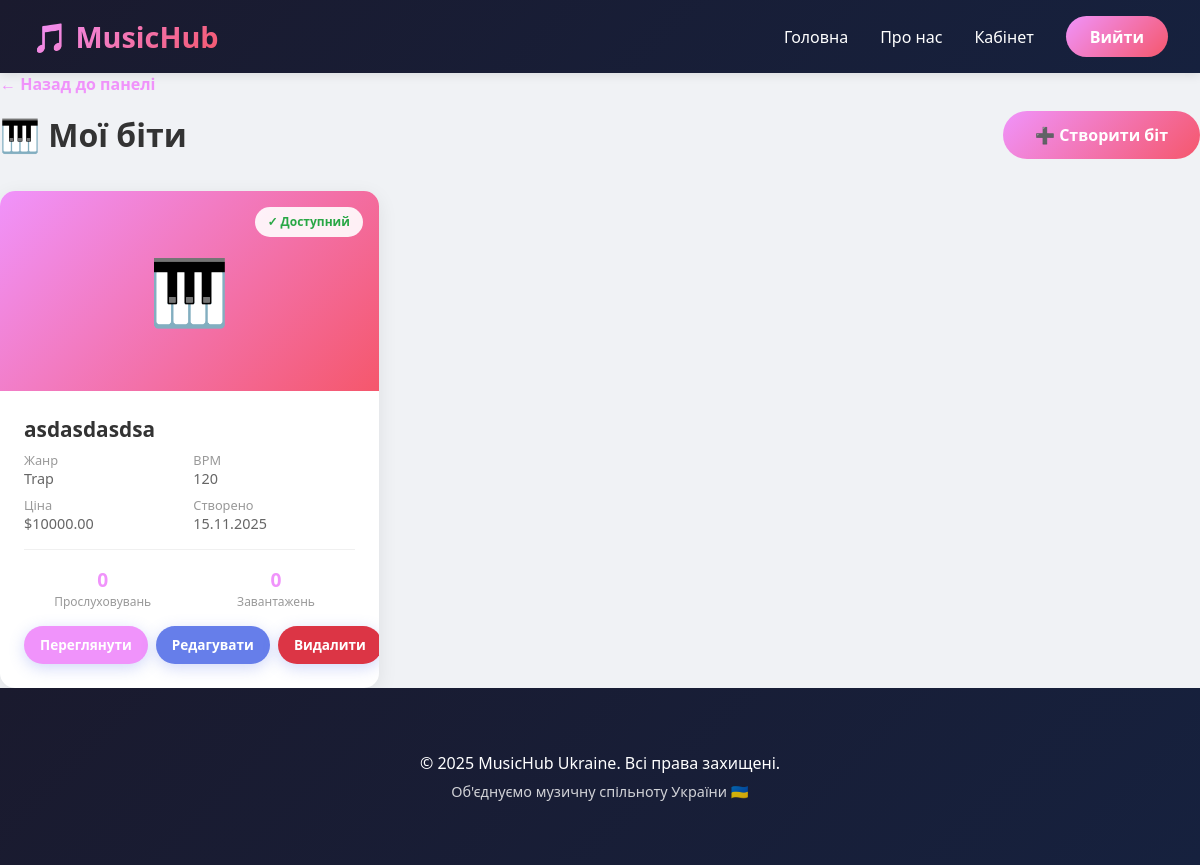
The page /beats/ (signed in) on the database its author committed.
### music/models.py (models this page shows, shortened)
class Beat(models.Model):
    GENRE_CHOICES = (
        ('trap', 'Trap'),
        ('lofi', 'Lo-Fi'),
        ('hiphop', 'Hip-Hop'),
        ('rock', 'Rock'),
        ('electronic', 'Electronic'),
        ('jazz', 'Jazz'),
        ('rnb', 'R&B'),
        ('pop', 'Pop'),
    )
    producer = models.ForeignKey(User, on_delete=models.CASCADE, related_name='beats', limit_choices_to={'role': 'producer'})
    title = models.CharField(max_length=200)
    genre = models.CharField(max_length=20, choices=GENRE_CHOICES)
    bpm = models.PositiveIntegerField(help_text="Beats per minute")
    price = models.DecimalField(max_digits=10, decimal_places=2, null=True, blank=True, help_text="Ціна в доларах")
    description = models.TextField(blank=True)
    audio_file = models.FileField(upload_to='beats/', null=True, blank=True)
    plays_count = models.PositiveIntegerField(default=0)
    downloads_count = models.PositiveIntegerField(default=0)
    is_available = models.BooleanField(default=True, help_text="Чи доступний біт для покупки")
    is_exclusive = models.BooleanField(default=False, help_text="Ексклюзивний біт")
    created_at = models.DateTimeField(auto_now_add=True)
    updated_at = models.DateTimeField(auto_now=True)
    class Meta:
        ordering = ['-created_at']

### music/views.py (the view)
# urls.py: path('beats/', views.beat_list, name='beat_list'),
@login_required
def beat_list(request):
    if request.user.role != 'producer':
        messages.error(request, 'У вас немає доступу до цієї сторінки')
        return redirect('music:dashboard')
    beats = Beat.objects.filter(producer=request.user).order_by('-created_at')
    context = {'beats': beats}
    return render(request, 'music/beat_list.html', context)

### music/templates/music/beat_list.html (shortened to what this page needs)
{% extends "music/base.html" %}
{% block content %}
<div class="beats-container">
    <a href="{% url 'music:producer_dashboard' %}" class="back-link">← Назад до панелі</a>
    <div class="page-header">
        <h1>🎹 Мої біти</h1>
        <a href="{% url 'music:beat_create' %}" class="btn-primary">➕ Створити біт</a>
    </div>
    {% if beats %}
    <div class="beats-grid">
        {% for beat in beats %}
        <div class="beat-card">
            <div class="beat-cover" style="background: linear-gradient(135deg,
                {% cycle '#f093fb 0%, #f5576c 100%' '#667eea 0%, #764ba2 100%' '#43e97b 0%, #38f9d7 100%' '#fa709a 0%, #fee140 100%' '#ff9a9e 0%, #fecfef 100%' '#a8edea 0%, #fed6e3 100%' %});">
                🎹
                {% if beat.is_exclusive %}
                <div class="beat-badge badge-exclusive">⭐ Ексклюзив</div>
                {% elif beat.is_available %}
                <div class="beat-badge badge-available">✓ Доступний</div>
                {% endif %}
            </div>
            <div class="beat-info">
                <div class="beat-title">{{ beat.title }}</div>
                <div class="beat-meta">
                    <div class="meta-item">
                        <div class="meta-label">Жанр</div>
                        {{ beat.get_genre_display }}
                    </div>
                    <div class="meta-item">
                        <div class="meta-label">BPM</div>
                        {{ beat.bpm }}
                    </div>
                    <div class="meta-item">
                        <div class="meta-label">Ціна</div>
                        {% if beat.price %}${{ beat.price }}{% else %}Не вказано{% endif %}
                    </div>
                    <div class="meta-item">
                        <div class="meta-label">Створено</div>
                        {{ beat.created_at|date:"d.m.Y" }}
                    </div>
                </div>
                <div class="beat-stats">
                    <div class="stat-item">
                        <div class="stat-value">{{ beat.plays_count }}</div>
                        <div class="stat-label">Прослуховувань</div>
                    </div>
                    <div class="stat-item">
                        <div class="stat-value">{{ beat.downloads_count }}</div>
                        <div class="stat-label">Завантажень</div>
                    </div>
                </div>
                <div class="beat-actions">
                    <a href="{% url 'music:beat_detail' beat.pk %}" class="btn btn-view">Переглянути</a>
                    <a href="{% url 'music:beat_update' beat.pk %}" class="btn btn-edit">Редагувати</a>
                    <a href="{% url 'music:beat_delete' beat.pk %}" class="btn btn-delete">Видалити</a>
                </div>
            </div>
        </div>
        {% endfor %}
    </div>
    {% endif %}
</div>
{% endblock %}

### rows shown on the page
Beat: is_exclusive "✓ Доступний", title "asdasdasdsa", genre "Trap", bpm "120", price "10000.00", created_at "15.11.2025", plays_count "0", downloads_count "0"

### other values the page prints
{{ year|default:2025 }} "2025"
